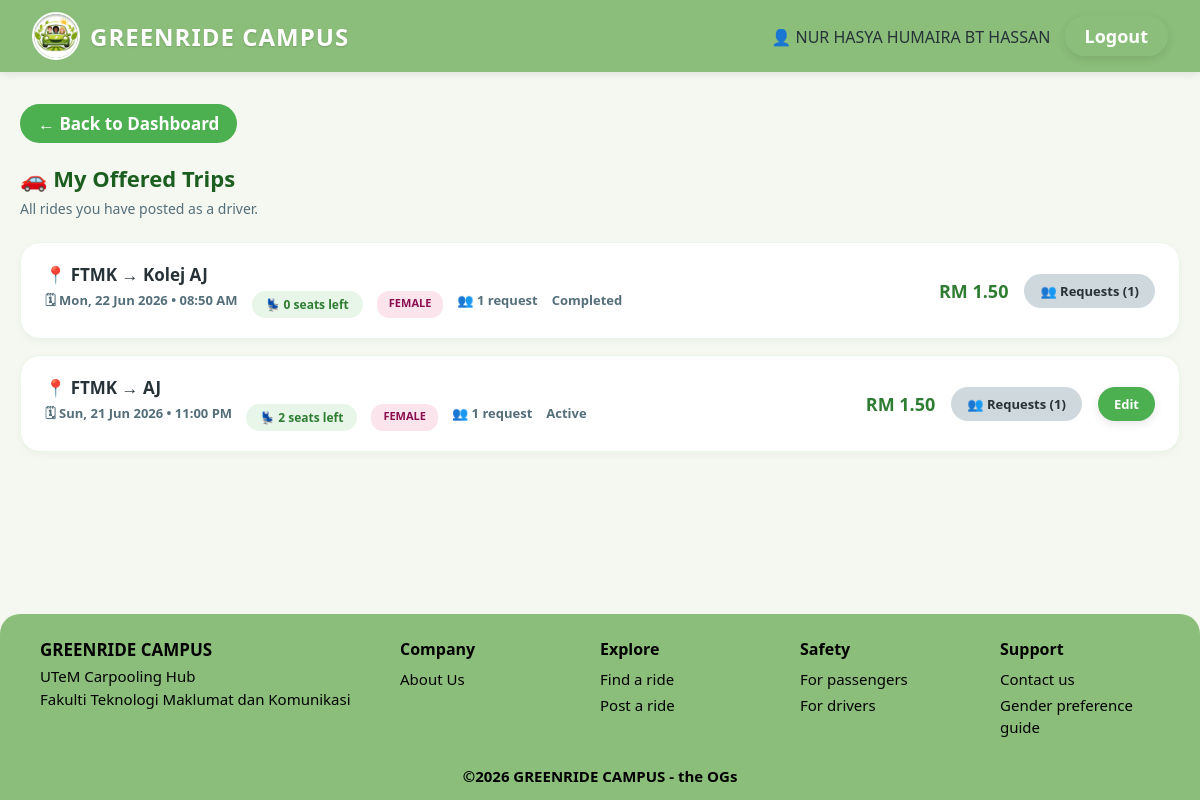
Screenshot of /trip/driver_trips.php (signed in) with the database file from the repository.
### tables this page shows
CREATE TABLE `trip` (
  `trip_ID` int(5) NOT NULL,
  `origin` varchar(100) NOT NULL,
  `destination` varchar(100) NOT NULL,
  `departure` datetime NOT NULL,
  `seats_available` int(2) NOT NULL,
  `price` decimal(10,2) NOT NULL,
  `status` varchar(20) NOT NULL,
  `gender_preference` varchar(20) DEFAULT NULL,
  `vehicle_ID` int(5) NOT NULL,
  `user_ID` int(5) NOT NULL
);

### trip/driver_trips.php (the view, shortened to what this page needs)
<?php
require_once '../config/database.php';
$user_id = $_SESSION['user_id'];
$res = $conn->query("
    SELECT t.*,
           (SELECT COUNT(*) FROM triprequest tr WHERE tr.trip_ID = t.trip_ID AND tr.status NOT IN ('Cancelled','Rejected')) AS total_requests,
           (SELECT COUNT(*) FROM triprequest tr WHERE tr.trip_ID = t.trip_ID AND tr.status = 'Cancelled') AS cancelled_count
    FROM trip t
    WHERE t.user_ID = '$user_id'
    ORDER BY t.departure DESC
");
?>
<!DOCTYPE html>
<html lang="en">
<head>
    <link rel="stylesheet" href="../assets/css/style.css">
    <link rel="stylesheet" href="../assets/css/trip.css">
</head>
<body>
<?php include '../includes/header.php'; ?>
<div class="container">
    <a href="../dashboard/dashboard.php" class="btn-back">← Back to Dashboard</a>
    <h2 class="page-heading">🚗 My Offered Trips</h2>
    <p class="page-subtext">All rides you have posted as a driver.</p>
    <div class="trip-grid">
        <?php if ($res && $res->num_rows > 0):
            while ($row = $res->fetch_assoc()):
                $trip_id  = $row['trip_ID'];
                $origin   = htmlspecialchars($row['origin']);
                $dest     = htmlspecialchars($row['destination']);
                $depart   = date('D, d M Y  •  h:i A', strtotime($row['departure']));
                $seats    = $row['seats_available'];
                $price    = number_format($row['price'], 2);
                $status   = htmlspecialchars($row['status']);
                $requests = $row['total_requests'];
                $pref     = htmlspecialchars($row['gender_preference'] ?? 'Mixed');
                $badge_class = 'badge-mixed';
                if ($pref === 'Female') $badge_class = 'badge-female';
                elseif ($pref === 'Male') $badge_class = 'badge-male';
                $status_class = 'status-default';
                if ($status == 'Active')    $status_class = 'status-active';
                if ($status == 'Completed') $status_class = 'status-completed';
        ?>
        <div class="trip-card">
            <div class="trip-info-block">
                <div class="trip-locations">📍 <?php echo $origin; ?> → <?php echo $dest; ?></div>
                <div class="trip-meta-row">
                    <span>🗓 <?php echo $depart; ?></span>
                    <span class="badge-seats">💺 <?php echo $seats; ?> seat<?php echo $seats != 1 ? 's' : ''; ?> left</span>
                    <span class="trip-pref-badge <?php echo $badge_class; ?>"><?php echo $pref; ?></span>
                    <span class="request-count">👥 <?php echo $requests; ?> request<?php echo $requests != 1 ? 's' : ''; ?></span>
                    <span class="status-badge <?php echo $status_class; ?>"><?php echo $status; ?></span>
</div>
            </div>
            <div class="trip-price-section">
                <div class="trip-cost">RM <?php echo $price; ?></div>
                <a href="manage_request.php?trip_id=<?php echo $trip_id; ?>" class="btn btn-secondary btn-sm">
                    👥 Requests (<?php echo $requests; ?>)
                </a>
                <?php if ($status == 'Active'): ?>
                <a href="edit_trip.php?id=<?php echo $trip_id; ?>" class="btn btn-primary btn-sm">Edit</a>
                <?php endif; ?>
            </div>
        </div>
        <?php endwhile; endif; ?>
    </div>
</div>
<?php include '../includes/footer.php'; ?>
</body>
</html>

### assets/css/style.css (style rules this page uses)
:root { --primary-green: #2E7D32; --light-green: #E8F5E9; --accent-green: #4CAF50; --bright-green: #76c442; --dark-green: #1B5E20; --bg-cream: #F1F8E9; --bg-page: #f5f8f0; --danger-red: #D32F2F; --danger-light: #FFEBEE; --text-dark: #263238; --text-muted: #546E7A; --border-radius: 16px; --card-shadow: 0 8px 24px rgba(46, 125, 50, 0.08); --navbar-green: #8bbe7a; }
* { box-sizing: border-box; margin: 0; padding: 0; font-family: 'Segoe UI', Roboto, Helvetica, Arial, sans-serif; }
body { background-color: var(--bg-page); color: var(--text-dark); min-height: 100vh; display: flex; flex-direction: column; }
.btn { padding: 11px 26px; border: none; border-radius: 25px; cursor: pointer; font-weight: 700; font-size: 18px; text-decoration: none; display: inline-flex; align-items: center; justify-content: center; gap: 8px; transition: all 0.2s ease; box-shadow: 0 3px 10px rgba(0,0,0,0.1); }
.btn-primary { background-color: var(--accent-green); color: white; }
.btn-secondary { background-color: #CFD8DC; color: var(--text-dark); box-shadow: none; }
.btn-back { background-color: var(--accent-green); color: white; padding: 8px 18px; border-radius: 25px; font-weight: 700; font-size: 17px; text-decoration: none; display: inline-flex; align-items: center; gap: 6px; margin-bottom: 20px; }
.container { padding: 32px 20px; max-width: 1200px; margin: 0 auto; flex: 1; width: 100%; }

### assets/css/trip.css (style rules this page uses)
.trip-grid { display: grid; grid-template-columns: 1fr; gap: 16px; }
.trip-card { background: #FFFFFF; border: 1.5px solid #E8F5E9; border-radius: 20px; padding: 20px 24px; display: flex; justify-content: space-between; align-items: center; box-shadow: 0 3px 10px rgba(0,0,0,0.03); transition: transform 0.2s, border-color 0.2s; }
.trip-info-block { display: flex; flex-direction: column; gap: 5px; flex: 1; }
.trip-locations { font-size: 17px; font-weight: 700; color: var(--text-dark); }
.trip-meta-row { display: flex; gap: 14px; font-size: 13px; color: var(--text-muted); font-weight: 600; flex-wrap: wrap; }
.trip-price-section { display: flex; align-items: center; gap: 16px; flex-shrink: 0; }
.trip-cost { font-size: 18px; font-weight: 800; color: var(--primary-green); }
.trip-pref-badge { padding: 4px 12px; border-radius: 12px; font-size: 11px; font-weight: 700; text-transform: uppercase; display: inline-block; }
.badge-female { background-color: #FCE4EC; color: #880E4F; }
.badge-seats { background-color: var(--light-green); color: var(--primary-green); padding: 5px 14px; border-radius: 20px; font-size: 12px; font-weight: 700; display: inline-block; }
.page-heading { font-size: 22px; font-weight: 800; color: var(--dark-green); margin-bottom: 6px; }
.page-subtext { color: var(--text-muted); font-size: 14px; margin-bottom: 24px; }
.btn-sm { font-size: 13px; padding: 8px 16px; }

### rows the page displays
trip: origin "FTMK", destination "Kolej AJ", departure "Mon, 22 Jun 2026 • 08:50 AM", seats_available "0", gender_preference "FEMALE", requests "1", status "Completed", price "1.50"
trip: origin "FTMK", destination "AJ", departure "Sun, 21 Jun 2026 • 11:00 PM", seats_available "2", gender_preference "FEMALE", requests "1", status "Active", price "1.50"

### other values shown
$_SESSION['user_name'] "NUR HASYA HUMAIRA BT HASSAN"
